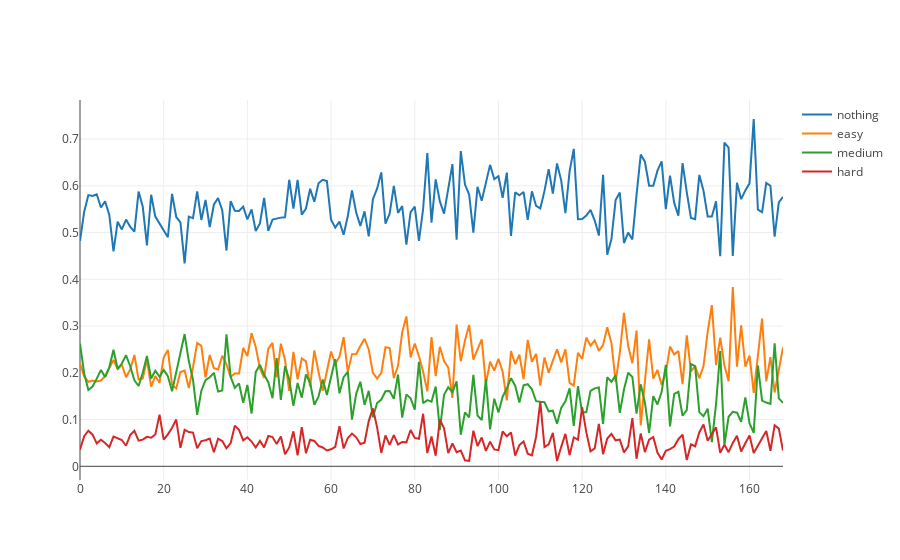

Here is the notebook cell this chart was saved with:
### Markdown cell above
Thankfully asking people more often doesn’t seem to drive them toward choosing easier interventions. Below plot shows time elapsed since last time the user last chose a difficulty, vs the difficulty they chose. Seems pretty stable over time (visualized up to 7 days)

### Code cell
from cost_utils_libs import plot_difficulty_chosen_since_first_impression_per_hour_oneweek
plot_difficulty_chosen_since_first_impression_per_hour_oneweek()

### Figure 1 — Plotly figure (JSON) as saved in the notebook; plotly's stock layout.template omitted (floating-point values rounded to 4 significant figures; data arrays with more than 128 entries replaced by an {"elided": "..."} marker saying what was removed)
{"data": [{"name": "nothing", "type": "scatter", "uid": "4c7814c7-23e1-41b5-8327-3d205d3c16d8", "x": {"elided": "169 int values"}, "y": {"elided": "169 float values"}}, {"name": "easy", "type": "scatter", "uid": "a44595a6-89d0-43b6-b6c0-6c51aaff5f5b", "x": {"elided": "169 int values"}, "y": {"elided": "169 float values"}}, {"name": "medium", "type": "scatter", "uid": "e90ccc4b-3aa6-49fb-993e-42bf771be442", "x": {"elided": "169 int values"}, "y": {"elided": "169 float values"}}, {"name": "hard", "type": "scatter", "uid": "f76081c0-98b6-4504-8313-516bbd7aa31a", "x": {"elided": "167 int values"}, "y": {"elided": "167 float values"}}], "layout": {}}
